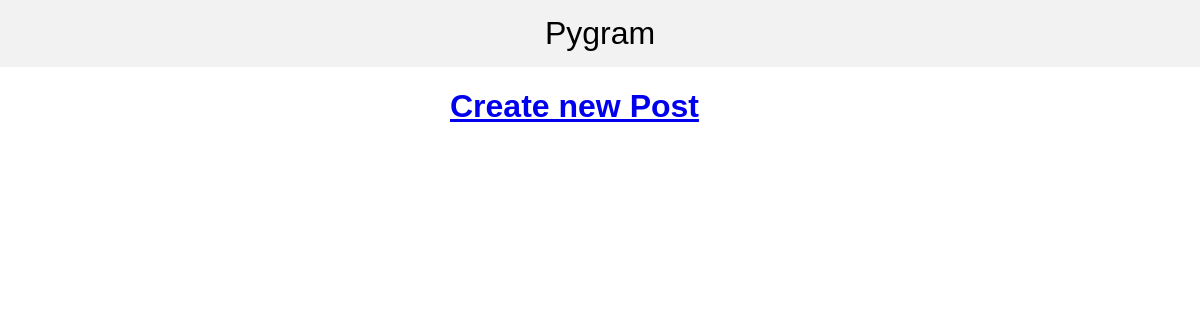
Before: / with the older database file.
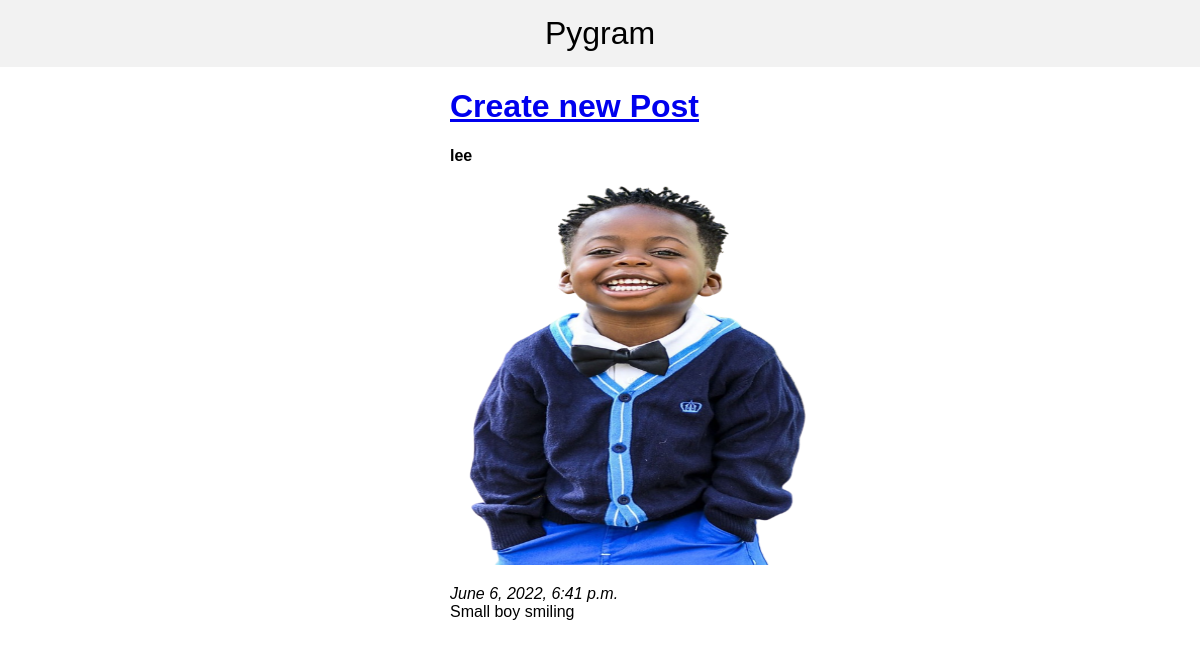
After: the same page with the newer database file.
### posts/models.py (models this page shows)
class Post(models.Model):
	image = models.ImageField()
	description = models.TextField()
	author = models.ForeignKey(User, on_delete=models.CASCADE)
	created = models.DateTimeField(auto_now_add=True)
	modified = models.DateTimeField(auto_now=True)

### posts/views.py (the view)
# urls.py: path('',PostList.as_view(), name='list'),
class PostList(ListView):
	model = Post

### posts/templates/posts/post_list.html
{% extends 'posts/base.html' %}
{% block content %}
	<a href="{% url 'new' %}"><h1>Create new Post</h1></a>
	{% for post in object_list %}
	<strong>{{ post.author.username }}</strong> <br>
	<img src="{{ post.image.url }}" width=400 height=400>
	<p><em>{{ post.created }}</em><br/>{{ post.description }}</p>
	{% endfor %}
{% endblock %}

### posts/templates/posts/base.html (shortened to what this page needs)
<!doctype html>
<!DOCTYPE html>
<html>
	<head>
	</head>
	<body>
		<div class="header">
			<a href="/">Pygram</a>
		</div>
		<div class="container">
			{% block content %}
			{% endblock %}
		</div>
	</body>
</html>

### posts/templates/posts/base.html (style rules this page uses)
body { font-family: sans-serif; margin: 0; }
.container { width: 25%; margin: auto; }
.header { padding: 15px; text-align: center; font-size: 2em; background: #f2f2f2; margin-bottom: 15px; }
.header > a { color: inherit; text-decoration: none; }

Changed rows visible on the page:
added Post: author.username "lee", image (picture), created "June 6, 2022, 6:41 p.m.", description "Small boy smiling"
